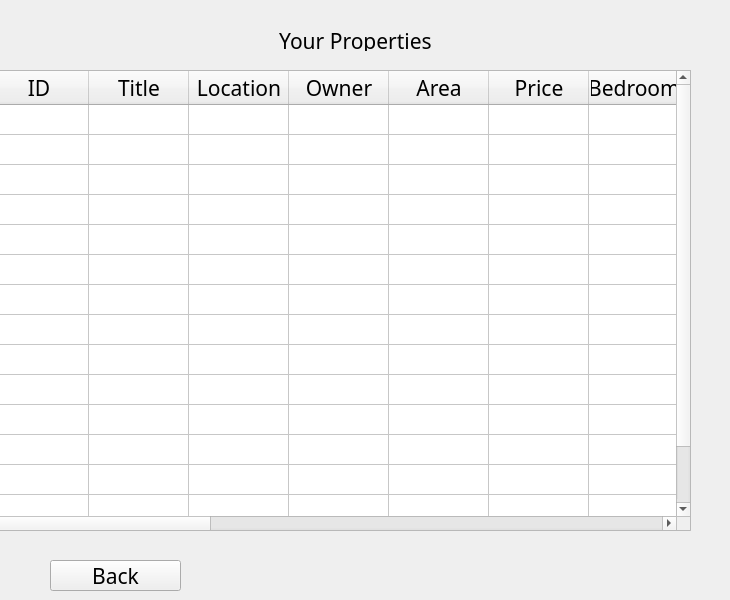
   <widget class="QWidget" name="viewPropFun">
    <widget class="QTableWidget" name="tableWidget_2">
     <property name="geometry">
      <rect>
       <x>-30</x>
       <y>70</y>
       <width>721</width>
       <height>461</height>
      </rect>
     </property>
     <property name="rowCount">
      <number>15</number>
     </property>
     <property name="columnCount">
      <number>18</number>
     </property>
     <attribute name="horizontalHeaderShowSortIndicator" stdset="0">
      <bool>true</bool>
     </attribute>
     <attribute name="horizontalHeaderStretchLastSection">
      <bool>true</bool>
     </attribute>
     <attribute name="verticalHeaderCascadingSectionResizes">
      <bool>false</bool>
     </attribute>
     <attribute name="verticalHeaderStretchLastSection">
      <bool>true</bool>
     </attribute>
     <row/>
     <row/>
     <row/>
     <row/>
     <row/>
     <row/>
     <row/>
     <row/>
     <row/>
     <row/>
     <row/>
     <row/>
     <row/>
     <row/>
     <row/>
     <column>
      <property name="text">
       <string>ID</string>
      </property>
      <property name="font">
       <font>
        <family>Segoe Print</family>
        <pointsize>16</pointsize>
       </font>
      </property>
     </column>
     <column>
      <property name="text">
       <string>Title</string>
      </property>
      <property name="font">
       <font>
        <family>Segoe Print</family>
        <pointsize>16</pointsize>
       </font>
      </property>
     </column>
     <column>
      <property name="text">
       <string>Location</string>
      </property>
      <property name="font">
       <font>
        <family>Segoe Print</family>
        <pointsize>16</pointsize>
       </font>
      </property>
     </column>
     <column>
      <property name="text">
       <string>Owner</string>
      </property>
      <property name="font">
       <font>
        <family>Segoe Print</family>
        <pointsize>16</pointsize>
       </font>
      </property>
     </column>
     <column>
      <property name="text">
       <string>Area</string>
      </property>
      <property name="font">
       <font>
        <family>Segoe Print</family>
        <pointsize>16</pointsize>
       </font>
      </property>
     </column>
     <column>
      <property name="text">
       <string>Price</string>
      </property>
      <property name="font">
       <font>
        <family>Segoe Print</family>
        <pointsize>16</pointsize>
       </font>
      </property>
     </column>
     <column>
      <property name="text">
       <string>Bedrooms</string>
      </property>
      <property name="font">
       <font>
        <family>Segoe Print</family>
        <pointsize>16</pointsize>
       </font>
      </property>
     </column>
     <column>
      <property name="text">
       <string>Bathrooms</string>
      </property>
      <property name="font">
       <font>
        <family>Segoe Print</family>
        <pointsize>16</pointsize>
       </font>
      </property>
     </column>
     <column>
      <property name="text">
       <string>Status</string>
      </property>
      <property name="font">
       <font>
        <family>Segoe Print</family>
        <pointsize>16</pointsize>
       </font>
      </property>
     </column>
     <column/>
     <column/>
     <column/>
     <column/>
     <column/>
     <column/>
     <column/>
     <column/>
     <column/>
    </widget>
    <widget class="QLabel" name="label_11">
     <property name="geometry">
      <rect>
       <x>210</x>
       <y>30</y>
       <width>291</width>
       <height>21</height>
      </rect>
     </property>
     <property name="font">
      <font>
       <family>Segoe Print</family>
       <pointsize>16</pointsize>
      </font>
     </property>
     <property name="text">
      <string>Your Properties</string>
     </property>
     <property name="scaledContents">
      <bool>false</bool>
     </property>
     <property name="alignment">
      <set>Qt::AlignmentFlag::AlignCenter</set>
     </property>
     <property name="wordWrap">
      <bool>false</bool>
     </property>
    </widget>
    <widget class="QPushButton" name="pushButton_2">
     <property name="geometry">
      <rect>
       <x>50</x>
       <y>560</y>
       <width>131</width>
       <height>31</height>
      </rect>
     </property>
     <property name="font">
      <font>
       <family>Segoe Print</family>
       <pointsize>16</pointsize>
      </font>
     </property>
     <property name="text">
      <string>Back</string>
     </property>
    </widget>
   </widget>
